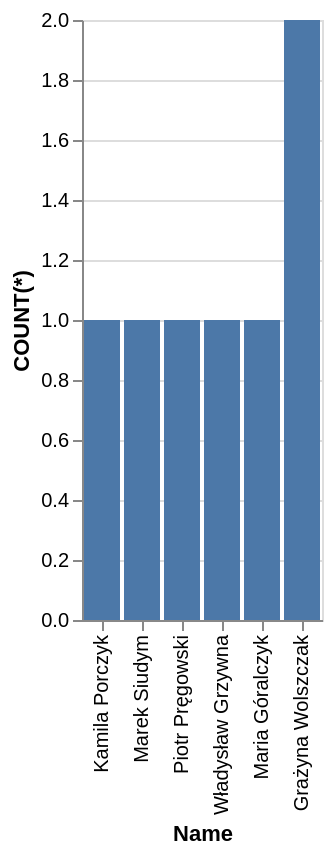

Write the Vega-Lite specification saved for this chart.
### Vega-Lite specification from a JSON file in a GitHub repository (floating-point values rounded to 4 significant figures)
{"data": {"values": [{"x_data": "Kamila Porczyk", "y_data": 1}, {"x_data": "Marek Siudym", "y_data": 1}, {"x_data": "Piotr Pręgowski", "y_data": 1}, {"x_data": "Władysław Grzywna", "y_data": 1}, {"x_data": "Grażyna Wolszczak", "y_data": 2}, {"x_data": "Maria Góralczyk", "y_data": 1}]}, "mark": "bar", "encoding": {"x": {"field": "x_data", "type": "nominal", "title": "Name", "sort": {"op": "sum", "field": "y_data", "order": "ascending"}}, "y": {"field": "y_data", "type": "quantitative", "title": "COUNT(*)"}}}
